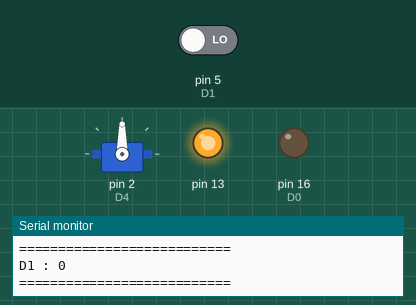
This sketch was run on a simulated Arduino Uno, built with avr-gcc and run on an emulated ATmega328P. Shown: servo, output pins drawn as LEDs (lit = HIGH), the last lines printed to the serial monitor. Inputs (shaded band) come from the test bench; at power-on: pin 5 (D1) LOW.

Above: at 1.3 s.
1.4 s: pin 5 (D1) driven HIGH
At 1.9 s:
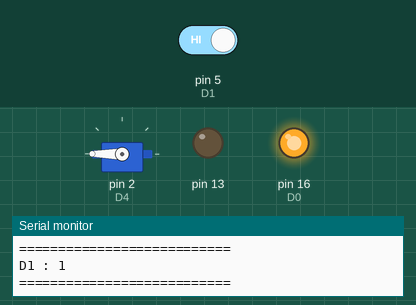
3.0 s: pin 5 (D1) driven LOW
At 4.2 s:
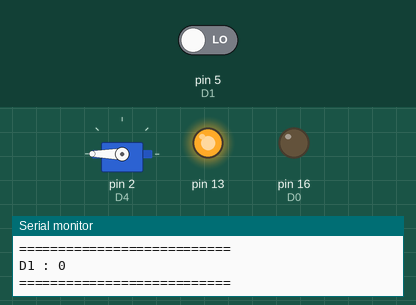
4.5 s: pin 5 (D1) driven HIGH
At 5.5 s:
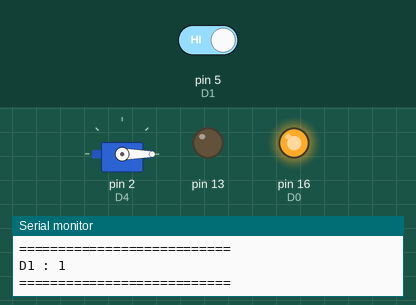
6.0 s: pin 5 (D1) driven LOW
At 6.7 s:
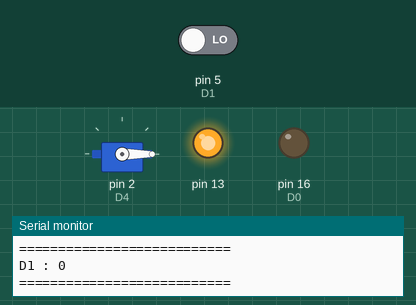
Timing chart, 0 to 8.5 s (numbered marks = the images above; inputs shaded):
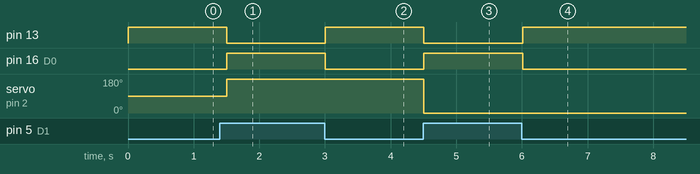

The sketch:

Project-PIR-Servo.ino
```cpp
#include <Servo.h>
Servo myservo;

static const uint8_t D0 = 16;
static const uint8_t D1 = 5;
static const uint8_t D4 = 2;

void setup() {
  Serial.begin(9600);
  pinMode(LED_BUILTIN, OUTPUT);     // Initialize the LED_BUILTIN pin as an output

  pinMode(D0, OUTPUT);
  pinMode(D1, INPUT);

  myservo.attach(D4);
}

// the loop function runs over and over again forever
int degree = 0;
boolean outTime = true;

void loop() {
  int valueD1 = digitalRead(D1);
  Serial.print("D1 : ");
  Serial.println(valueD1);
  digitalWrite(D0, valueD1);
  digitalWrite(LED_BUILTIN, !valueD1);

  if (valueD1 == 1) {
    if (outTime) {
      if (degree == 0) degree = 180;
      else degree = 0;
      myservo.write(degree);
      Serial.print("Degree : ");
      Serial.println(degree);
    }
    outTime = false;
  } else {
    outTime = true;
  }

  Serial.println("===========================");
  delay(250);                      // Wait for a second
}
```

Measured:
- after the input at 1.4 s, pin 13: HIGH → LOW after 0.10 s; pin 16 (D0): LOW → HIGH after 0.10 s; servo on pin 2 (D4): 90° → 180° after 0.10 s
- after the input at 3.0 s, pin 13: LOW → HIGH at once; pin 16 (D0): HIGH → LOW at once
- after the input at 4.5 s, pin 13: HIGH → LOW at once; pin 16 (D0): LOW → HIGH at once; servo on pin 2 (D4): 180° → 0° at once
- after the input at 6.0 s, pin 13: LOW → HIGH at once; pin 16 (D0): HIGH → LOW at once
